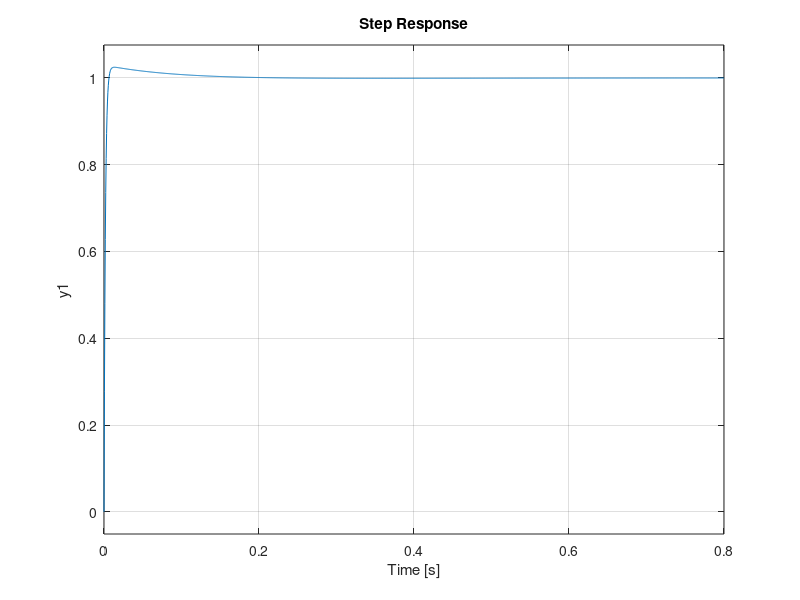

This chart was generated by the following MATLAB code: (Note: this script raises an error after producing the figure.)
figure(3);clc; clf; hold on;

a=16; b=70;
K_var = 118;

KD = K_var - 2
KP = a * (2 + KD) - 1
KI = b * (2 + KD)

K = 5;
sys_gc = tf(K*[KD KP KI], [1 0])
C0 = 0.1:0.5:10.1
for i = 1:length(C0)
    c0 = C0(i)
    sys_g = tf(1, [1 2*c0 c0^2]);
    sys_l = sys_gc * sys_g;
    sys = feedback(sys_l, 1)
    step(sys)
    info = stepinfo(sys);
    if i == 1
        infos = repmat(info, numel(C0), 1);
    end
    infos(i) = info;
end

T = struct2table(infos);
T = addvars(T, C0(:), 'Before', 1, 'NewVariableNames', 'c0');
disp(T)
legend_c0 = arrayfun(@(x) sprintf('c0=%.2f', x), C0, 'UniformOutput', false);
title('Unit step response for various c0'); xlabel('Time (s)'); ylabel('y(t)')
legend(legend_c0); grid on;
hold off;